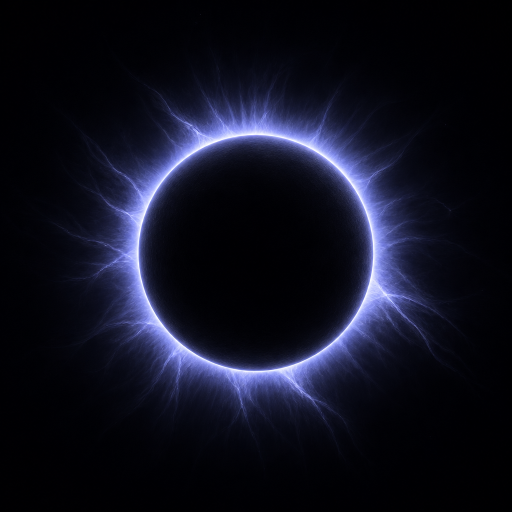
#> input picture components/phantom/assets/shell/eclipse-corona.png, 1024 x 1024 px (shown at 1/2 size)
$ python bake_eclipse_sphere.py
#> lines starting #> are read from the running program, lines starting #| are printed output that depends on the picture
#!/usr/bin/env python3

import struct
import sys
from pathlib import Path

try:
    from PIL import Image
except ImportError:
    sys.exit("PIL/Pillow required (build-time only): pip install pillow")

ROOT = Path(__file__).resolve().parent.parent
SRC = ROOT / "assets" / "shell" / "eclipse-corona.png"
OUT_BIN = ROOT / "src" / "shell_sphere.bin"
OUT_RS = ROOT / "src" / "shell_sphere.rs"

SPRITE = 680

R_DISC = 232.0
R_FADE = 510.0

def main() -> None:
    im = Image.open(SRC).convert("RGB")
#> im is the input picture: PIL image 1024x1024 RGB; mean R, G, B 16, 17.3, 31.6
    w, h = im.size
#> w = 1024; h = 1024
    cx, cy = w / 2.0, h / 2.0
#> cx = 512; cy = 512
    src = im.load()

    rgba = Image.new("RGBA", (w, h))
#> rgba: PIL image 1024x1024 RGBA; every value is 0
    dst = rgba.load()
    for y in range(h):
        dy = y - cy
        for x in range(w):
            r, g, b = src[x, y]
            dx = x - cx
            rad = (dx * dx + dy * dy) ** 0.5
            if rad <= R_DISC:
                a = 255
            else:

                lum = (r * 0.299 + g * 0.587 + b * 0.114) / 255.0
                if rad >= R_FADE:
                    a = 0
                else:
                    edge = 1.0 - (rad - R_DISC) / (R_FADE - R_DISC)
                    edge = max(0.0, min(1.0, edge)) ** 1.4

                    a = int(min(1.0, lum * 1.35) * edge * 255)
            dst[x, y] = (r, g, b, a)

    sprite = rgba.resize((SPRITE, SPRITE), Image.LANCZOS)
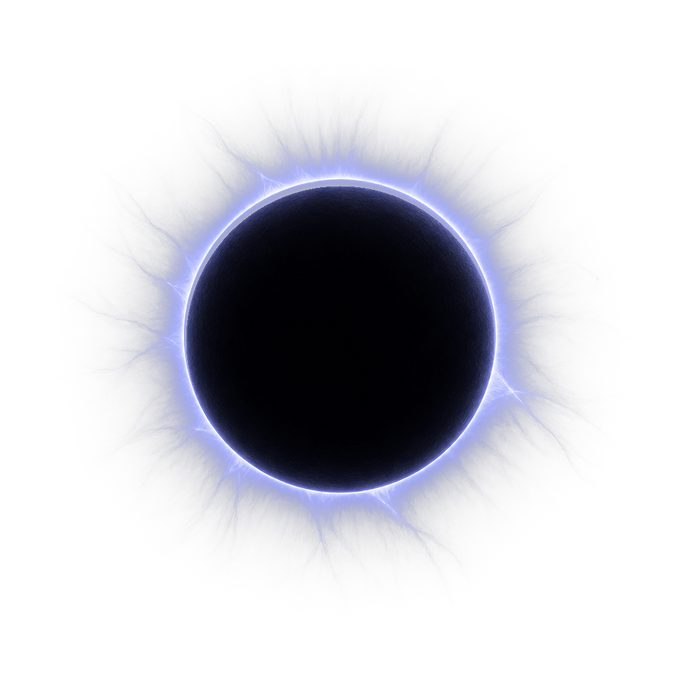
#> sprite: PIL image 680x680 RGBA; mean R, G, B, A 14.7, 15.8, 27.8, 56.8; transparent parts drawn white
    raw = sprite.tobytes()
    OUT_BIN.write_bytes(raw)

    OUT_RS.write_text(
        "// @generated by tools/bake_eclipse_sphere.py — DO NOT EDIT BY HAND.\n"
        "//\n"
        "// The OpenAI 3D eclipse sphere (assets/shell/eclipse-corona.png), pre-alpha'd and\n"
        "// downscaled to the orb's on-screen size, as a raw RGBA byte blob. shell.rs\n"
        "// alpha-blends it centred where the eclipse is — zero runtime dependency.\n"
        "\n"
        "/// Raw RGBA8888 (R,G,B,A), row-major top-to-bottom, %d x %d.\n"
        "pub static SPHERE_RGBA: &[u8] = include_bytes!(\"shell_sphere.bin\");\n"
        "/// Sprite edge length in pixels (square).\n"
        "pub const SPHERE_SIZE: usize = %d;\n" % (SPRITE, SPRITE, SPRITE)
    )
    print(f"wrote {OUT_BIN} ({len(raw)} bytes, {SPRITE}x{SPRITE} RGBA)")
#| wrote components/phantom/src/shell_sphere.bin (1849600 bytes, 680x680 RGBA)
    print(f"wrote {OUT_RS}")

if __name__ == "__main__":
    main()

$ run again, with components/phantom/assets/shell/eclipse-particle.png copied over components/phantom/assets/shell/eclipse-corona.png
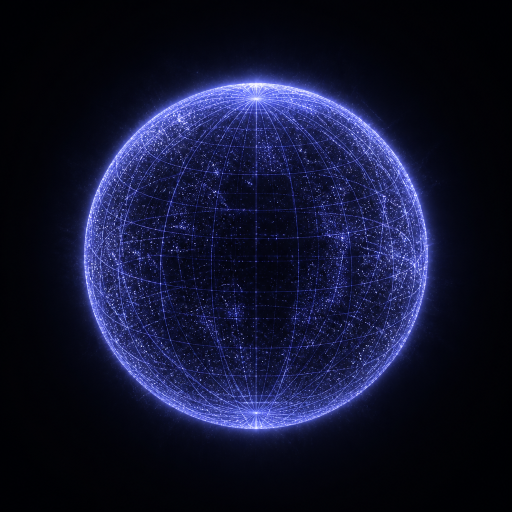
#> input picture components/phantom/assets/shell/eclipse-particle.png, 1024 x 1024 px (shown at 1/2 size)
#> in main, im is the input picture: PIL image 1024x1024 RGB; mean R, G, B 18.1, 20.6, 48.2
#> rgba: PIL image 1024x1024 RGBA; every value is 0
#> in main, `sprite = rgba.resize((SPRITE, SPRITE), Image.LANCZOS)`:
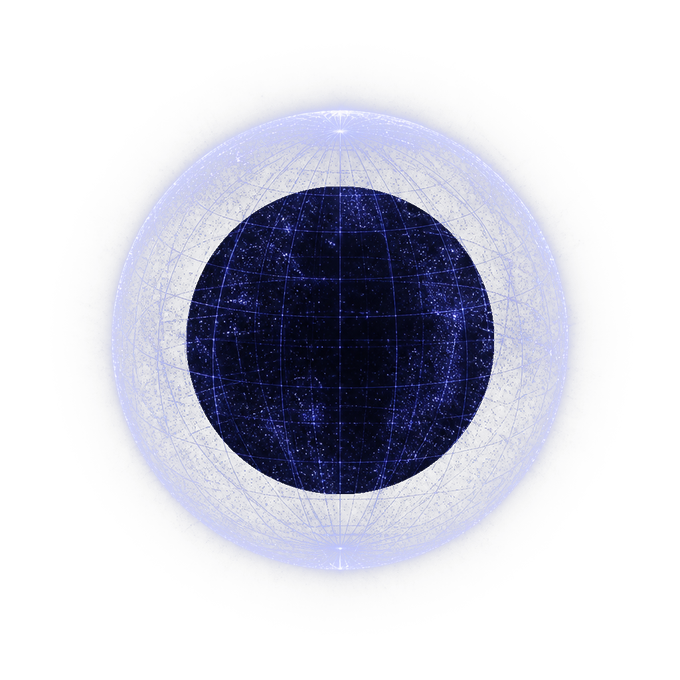
#> sprite: PIL image 680x680 RGBA; mean R, G, B, A 16.7, 18.8, 42.9, 55.2; transparent parts drawn white
#| wrote components/phantom/src/shell_sphere.bin (1849600 bytes, 680x680 RGBA)

$ run again, with components/phantom/assets/shell/eclipse-volumetric.png copied over components/phantom/assets/shell/eclipse-corona.png
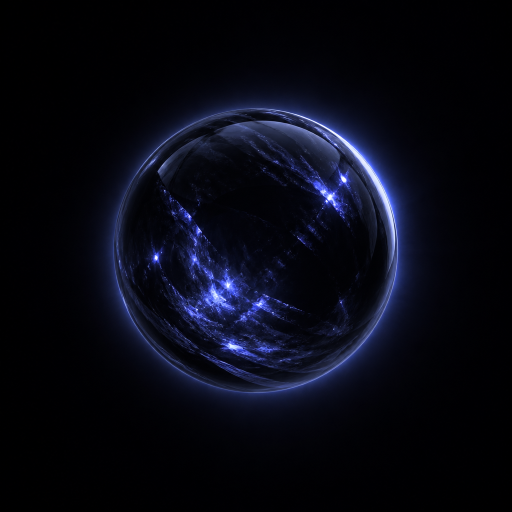
#> input picture components/phantom/assets/shell/eclipse-volumetric.png, 1024 x 1024 px (shown at 1/2 size)
#> in main, im is the input picture: PIL image 1024x1024 RGB; mean R, G, B 7.7, 9.1, 19.8
#> rgba: PIL image 1024x1024 RGBA; every value is 0
#> in main, `sprite = rgba.resize((SPRITE, SPRITE), Image.LANCZOS)`:
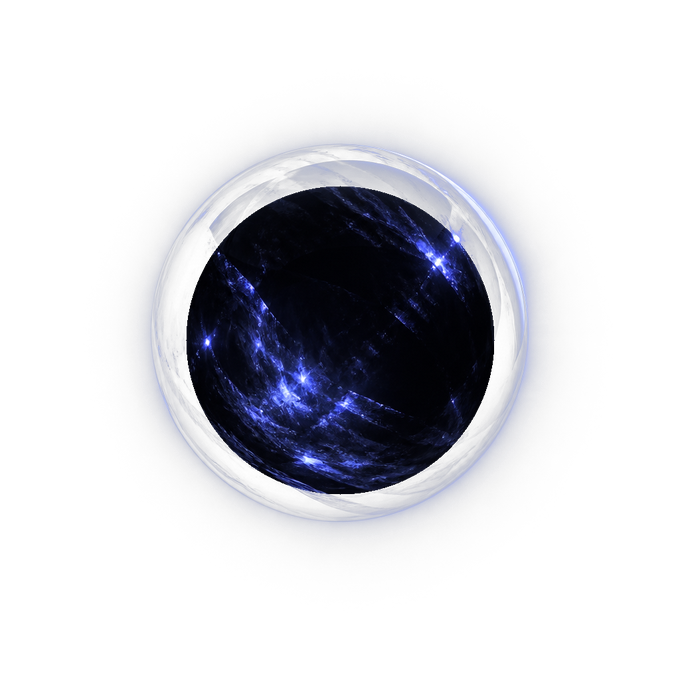
#> sprite: PIL image 680x680 RGBA; mean R, G, B, A 6.8, 8.2, 17, 47.1; transparent parts drawn white
#| wrote components/phantom/src/shell_sphere.bin (1849600 bytes, 680x680 RGBA)
